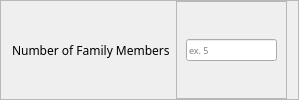
           <widget class="QFrame" name="frame_43">
            <property name="frameShape">
             <enum>QFrame::StyledPanel</enum>
            </property>
            <property name="frameShadow">
             <enum>QFrame::Raised</enum>
            </property>
            <layout class="QHBoxLayout" name="horizontalLayout_44">
             <property name="topMargin">
              <number>0</number>
             </property>
             <property name="bottomMargin">
              <number>0</number>
             </property>
             <item>
              <widget class="QLabel" name="label_22">
               <property name="font">
                <font>
                 <family>Moon</family>
                </font>
               </property>
               <property name="text">
                <string>Number of Family Members</string>
               </property>
              </widget>
             </item>
             <item>
              <widget class="QFrame" name="frame_44">
               <property name="frameShape">
                <enum>QFrame::StyledPanel</enum>
               </property>
               <property name="frameShadow">
                <enum>QFrame::Raised</enum>
               </property>
               <layout class="QHBoxLayout" name="horizontalLayout_45">
                <item>
                 <widget class="QLineEdit" name="numFamLine">
                  <property name="font">
                   <font>
                    <family>Raleway</family>
                    <pointsize>7</pointsize>
                   </font>
                  </property>
                  <property name="placeholderText">
                   <string>ex. 5</string>
                  </property>
                 </widget>
                </item>
               </layout>
              </widget>
             </item>
            </layout>
           </widget>
